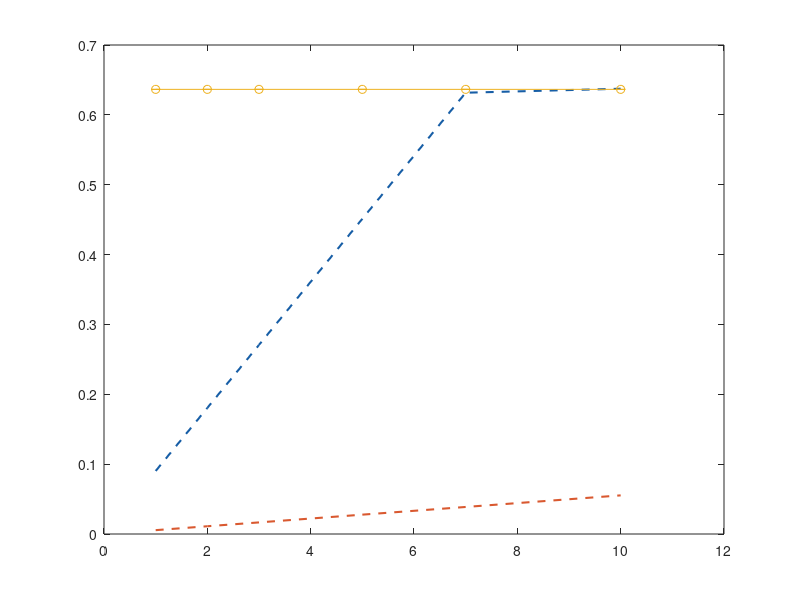

Recreate this plot in MATLAB. (Note: this script raises an error after producing the figure.)
%% Line+sd graphs
% Data
theta0 = [1,2,3,5,7,10];

%model
lqr_model = [0.0902, 0.1805, 0.2707, 0.4512, 0.6317, 0.6374];
pid_model = [0.0055, 0.0111, 0.0166, 0.0277, 0.0387, 0.0553];

%real results(avr+sd)
lqr_mean = [0.6365, 0.6365, 0.6365, 0.6365, 0.6365, 0.6365]; %peaktau_lqr
lqr_sd = [0.00, 0.00, 0.00, 0.00, 0.00, 0.00]; % LQR Standard deviation
pid_mean = [0.200, 0.189, 0.185, 0.196, 0.178, 0.194];
pid_sd = [0.016, 0.021, 0.025, 0.019, 0.009, 0.021];

%graphs
figure;
plot(theta0, lqr_model, '--', 'Color', [0.09 0.37 0.65], 'LineWidth', 1.5);
hold on;
plot(theta0, pid_model, '--', 'Color', [0.85 0.35 0.19], 'LineWidth', 1.5);

errorbar(theta0, lqr_mean, lqr_sd, '-o', 'Color', [0.09 0.37 0.65], 'LineWidth', 1.5, 'MarkerFaceColor',[0.09 0.37 0.65]);
hold on;
errorbar(theta0, pid_mean, pid_sd, '-o', 'Color', [0.85 0.35 0.19], 'LineWidth', 1.5, 'MarkerFaceColor',[0.85 0.35 0.19]);

% axes and labels
xlabel('\theta_0 (deg)');
ylabel('Peak{\tau}(N.m)');
title('MODEL vs REALITY: Peak{\tau} ');
legend('LQR-Model', 'PID-Model','LQR-Reality', 'PID-Reality', 'Location', 'best');
grid on;
box off;
